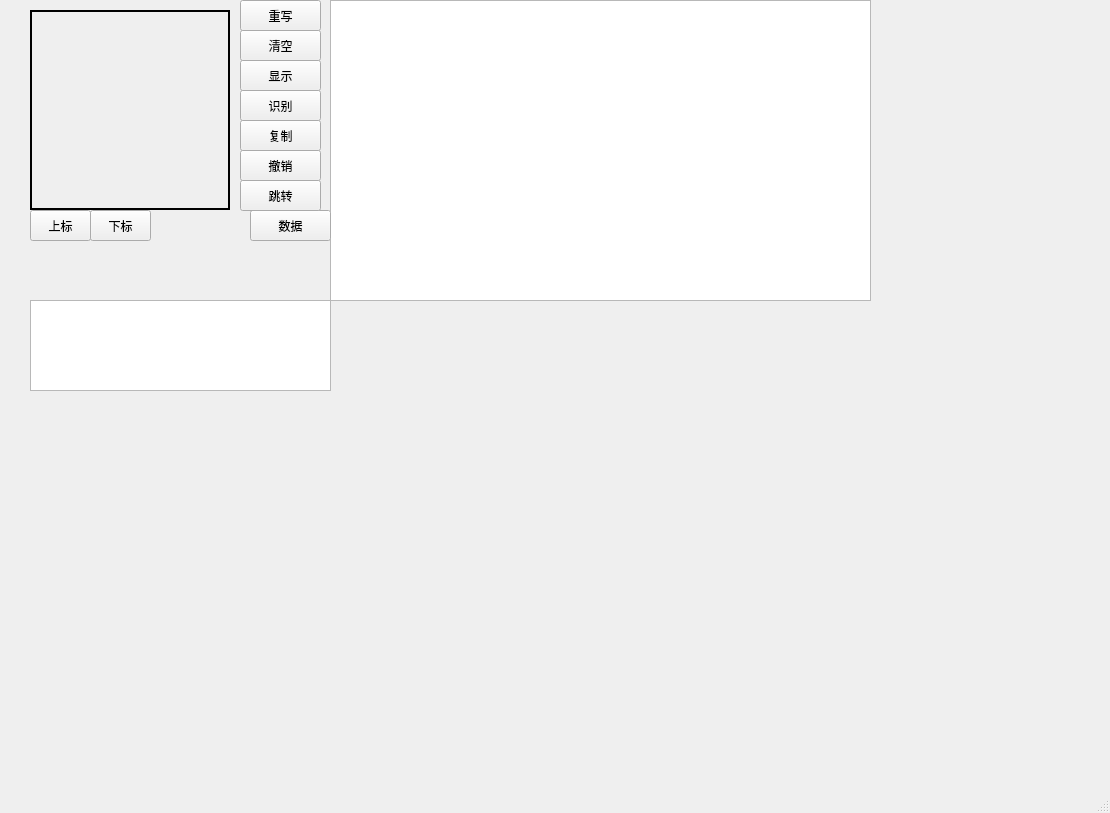
<?xml version="1.0" encoding="UTF-8"?>
<ui version="4.0">
 <class>MainWindow</class>
 <widget class="QMainWindow" name="MainWindow">
  <property name="geometry">
   <rect>
    <x>0</x>
    <y>0</y>
    <width>1110</width>
    <height>813</height>
   </rect>
  </property>
  <property name="windowTitle">
   <string>MainWindow</string>
  </property>
  <property name="autoFillBackground">
   <bool>true</bool>
  </property>
  <widget class="QWidget" name="centralWidget">
   <widget class="PaintWidget" name="paintwidget" native="true">
    <property name="geometry">
     <rect>
      <x>30</x>
      <y>10</y>
      <width>200</width>
      <height>200</height>
     </rect>
    </property>
    <property name="styleSheet">
     <string notr="true">border-style: solid;
border-width: 2px;
border-color: rgb(0, 0, 0);</string>
    </property>
   </widget>
   <widget class="QPushButton" name="clearbutton">
    <property name="geometry">
     <rect>
      <x>240</x>
      <y>30</y>
      <width>81</width>
      <height>31</height>
     </rect>
    </property>
    <property name="text">
     <string>清空</string>
    </property>
   </widget>
   <widget class="QPushButton" name="recbutton">
    <property name="geometry">
     <rect>
      <x>240</x>
      <y>90</y>
      <width>81</width>
      <height>31</height>
     </rect>
    </property>
    <property name="text">
     <string>识别</string>
    </property>
   </widget>
   <widget class="QGraphicsView" name="graphicsView">
    <property name="geometry">
     <rect>
      <x>330</x>
      <y>0</y>
      <width>541</width>
      <height>301</height>
     </rect>
    </property>
   </widget>
   <widget class="QPushButton" name="copybutton">
    <property name="geometry">
     <rect>
      <x>240</x>
      <y>120</y>
      <width>81</width>
      <height>31</height>
     </rect>
    </property>
    <property name="text">
     <string>复制</string>
    </property>
   </widget>
   <widget class="TextWidget" name="textwidget" native="true">
    <property name="geometry">
     <rect>
      <x>330</x>
      <y>300</y>
      <width>541</width>
      <height>321</height>
     </rect>
    </property>
   </widget>
   <widget class="QPushButton" name="databutton">
    <property name="geometry">
     <rect>
      <x>250</x>
      <y>210</y>
      <width>81</width>
      <height>31</height>
     </rect>
    </property>
    <property name="text">
     <string>数据</string>
    </property>
   </widget>
   <widget class="QPushButton" name="undobutton">
    <property name="geometry">
     <rect>
      <x>240</x>
      <y>150</y>
      <width>81</width>
      <height>31</height>
     </rect>
    </property>
    <property name="text">
     <string>撤销</string>
    </property>
   </widget>
   <widget class="QPushButton" name="rewritebutton">
    <property name="geometry">
     <rect>
      <x>240</x>
      <y>0</y>
      <width>81</width>
      <height>31</height>
     </rect>
    </property>
    <property name="text">
     <string>重写</string>
    </property>
   </widget>
   <widget class="QPushButton" name="showbutton">
    <property name="geometry">
     <rect>
      <x>240</x>
      <y>60</y>
      <width>81</width>
      <height>31</height>
     </rect>
    </property>
    <property name="text">
     <string>显示</string>
    </property>
   </widget>
   <widget class="QPushButton" name="jumpbutton">
    <property name="geometry">
     <rect>
      <x>240</x>
      <y>180</y>
      <width>81</width>
      <height>31</height>
     </rect>
    </property>
    <property name="text">
     <string>跳转</string>
    </property>
   </widget>
   <widget class="QPushButton" name="superscript">
    <property name="geometry">
     <rect>
      <x>30</x>
      <y>210</y>
      <width>61</width>
      <height>31</height>
     </rect>
    </property>
    <property name="text">
     <string>上标</string>
    </property>
   </widget>
   <widget class="QPushButton" name="subscript">
    <property name="geometry">
     <rect>
      <x>90</x>
      <y>210</y>
      <width>61</width>
      <height>31</height>
     </rect>
    </property>
    <property name="text">
     <string>下标</string>
    </property>
   </widget>
   <widget class="SelectionWidget" name="selectionwidget" native="true">
    <property name="enabled">
     <bool>true</bool>
    </property>
    <property name="geometry">
     <rect>
      <x>30</x>
      <y>240</y>
      <width>151</width>
      <height>61</height>
     </rect>
    </property>
   </widget>
   <widget class="QPlainTextEdit" name="plainTextEdit">
    <property name="geometry">
     <rect>
      <x>30</x>
      <y>300</y>
      <width>301</width>
      <height>91</height>
     </rect>
    </property>
   </widget>
  </widget>
  <widget class="QMenuBar" name="menuBar">
   <property name="geometry">
    <rect>
     <x>0</x>
     <y>0</y>
     <width>1110</width>
     <height>18</height>
    </rect>
   </property>
  </widget>
  <widget class="QStatusBar" name="statusBar"/>
 </widget>
 <layoutdefault spacing="6" margin="11"/>
 <customwidgets>
  <customwidget>
   <class>PaintWidget</class>
   <extends>QWidget</extends>
   <header>paintwidget.h</header>
   <container>1</container>
  </customwidget>
  <customwidget>
   <class>TextWidget</class>
   <extends>QWidget</extends>
   <header>textwidget.h</header>
   <container>1</container>
  </customwidget>
  <customwidget>
   <class>SelectionWidget</class>
   <extends>QWidget</extends>
   <header location="global">selectionwidget.h</header>
   <container>1</container>
  </customwidget>
 </customwidgets>
 <resources/>
 <connections/>
</ui>
